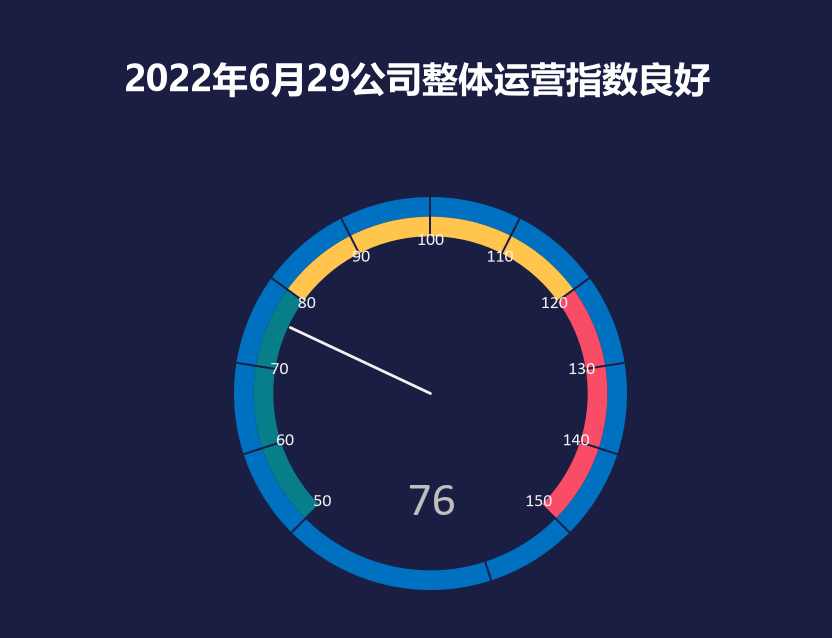

Source code (Python):
# -*- coding: utf-8 -*-
"""图 22 · 仪表盘图（2022-06-29 运营指数 76）。

三个同心圆环叠出来：
- 系列 0（order=2）蓝色 #0070C0，画最外圈，270° 弧；
- 系列 2（order=1）彩色的 10 段 27°，3 青 + 4 黄 + 3 红；
- 系列 1（order=0）用背景色 #1A1E43，形成内侧暗环和刻度分隔。
白色指针是一条饼图的零宽扇区边界（firstSliceAng=225，70.2° 处）。

实测：圆心 (430.5, 393.5)，外半径 196.5，holeSize=70%，三层各厚 19.65px；
指针从圆心指到 (290, 328)；刻度标签 50..150 打在半径 153 处。
"""

import math

import matplotlib.pyplot as plt
from matplotlib.patches import Wedge

import chartkit as kit

W, H = kit.chart_size(22)
CX, CY = 430.5, 393.5
OUTER_R = 196.5
INNER_R = OUTER_R * 0.70
BAND = (OUTER_R - INNER_R) / 3

BLUE = "#0070C0"
TEAL = "#087E8B"
YELLOW = "#FFC54D"
RED = "#F94C66"
SEGMENT_COLORS = [TEAL] * 3 + [YELLOW] * 4 + [RED] * 3
START = 225.0          # 第一个刻度在左下（12 点顺时针 225°）
STEP = 27.0


def main():
    fig = kit.new_figure(W, H)
    ax = fig.add_axes([0, 0, 1, 1])
    ax.set_xlim(0, W)
    ax.set_ylim(H, 0)
    ax.set_aspect("equal")
    ax.axis("off")

    # 最外圈蓝环是整圈（系列 0 把 90° 的空档也填成了蓝色）
    ax.add_patch(Wedge((CX, CY), OUTER_R, 0, 360, width=BAND,
                       facecolor=BLUE, edgecolor="none"))

    # 中间彩色分段环
    for index, color in enumerate(SEGMENT_COLORS):
        start = START + index * STEP
        ax.add_patch(Wedge((CX, CY), INNER_R + 2 * BAND, start - 90,
                           start + STEP - 90, width=BAND,
                           facecolor=color, edgecolor="none"))

    # 刻度分隔线（12 条）
    for index in range(12):
        angle = math.radians(START + index * STEP)
        x_in = CX + INNER_R * math.sin(angle)
        y_in = CY - INNER_R * math.cos(angle)
        x_out = CX + OUTER_R * math.sin(angle)
        y_out = CY - OUTER_R * math.cos(angle)
        ax.plot([x_in, x_out], [y_in, y_out], color=kit.BACKGROUND,
                linewidth=2 * 0.72, solid_capstyle="butt")

    # 刻度标签 50..150（半径 153）
    for index in range(11):
        value = 50 + index * 10
        angle = math.radians(START + index * STEP)
        x = CX + 153 * math.sin(angle)
        y = CY - 153 * math.cos(angle)
        ax.text(x, y, str(value), color="#F2F2F2",
                fontsize=9 * kit.FONT_SCALE, fontfamily=kit.AXIS_FONTS,
                ha="center", va="center")

    # 指针（76 → 225 + (76-50)/10*27 = 295.2°）
    angle = math.radians(295.2)
    ax.plot([CX, CX + 155 * math.sin(angle)],
            [CY, CY - 155 * math.cos(angle)],
            color="#F2F2F2", linewidth=2.0, solid_capstyle="round")

    ax.text(431.5, 503.0, "76", color="#BFBFBF",
            fontsize=24 * kit.FONT_SCALE, fontfamily=kit.AXIS_FONTS,
            ha="center", va="center")

    ax.text(124, 62, "2022年6月29公司整体运营指数良好", color="white",
            fontsize=18 * kit.FONT_SCALE, fontfamily=kit.UI_FONT,
            fontweight="bold", va="top", ha="left")

    kit.save(fig, "chart22_gauge.png")
    plt.close(fig)


if __name__ == "__main__":
    main()
